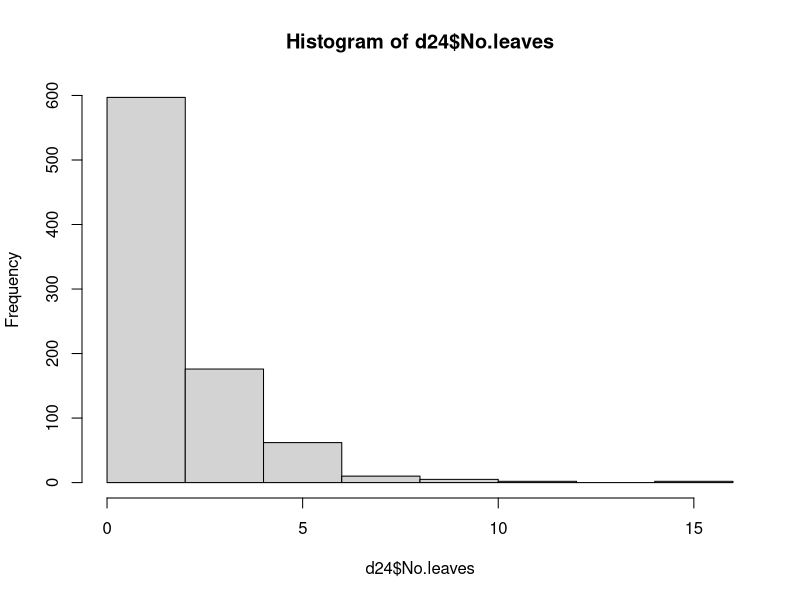
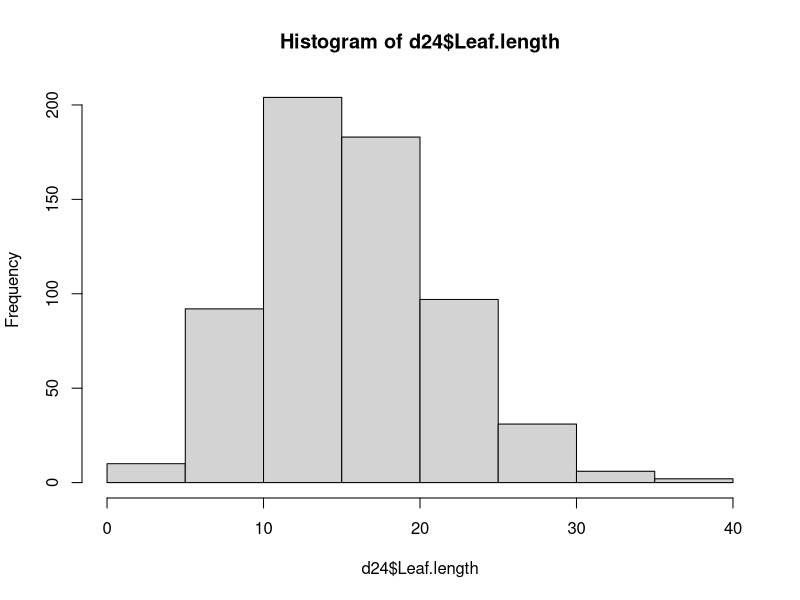
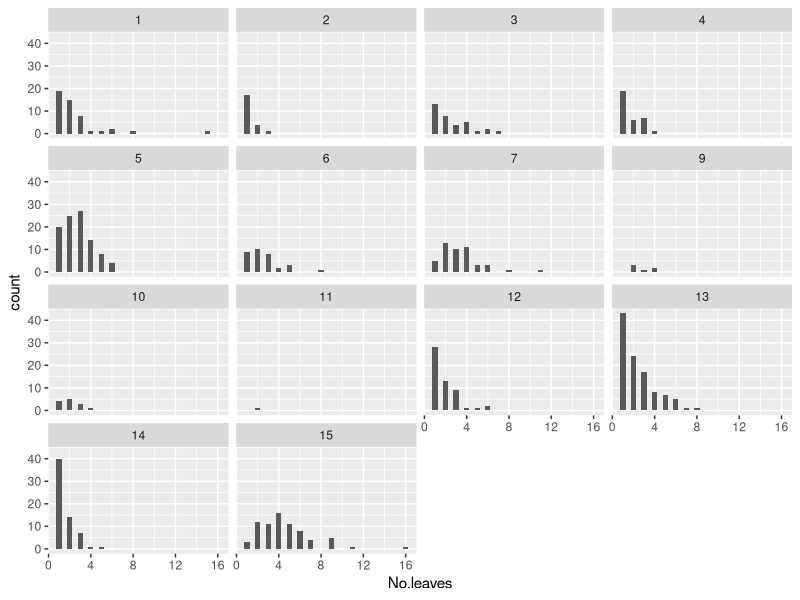
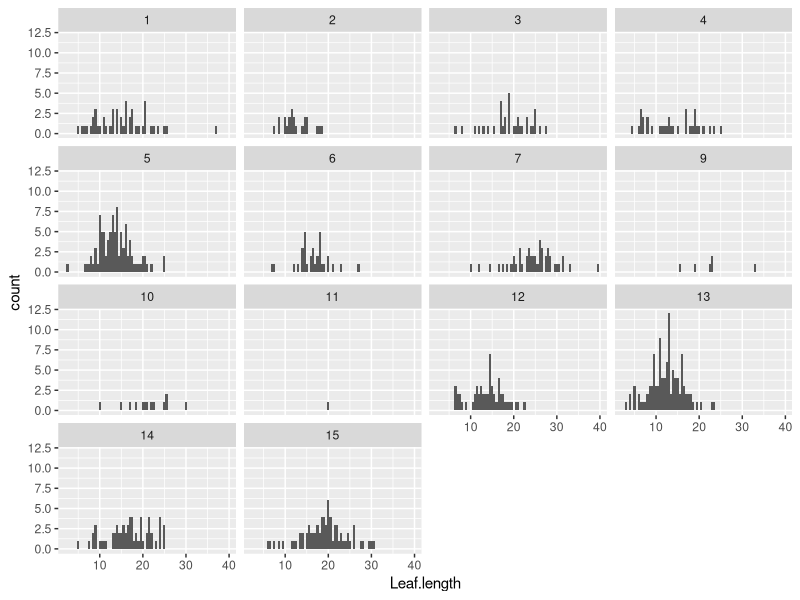
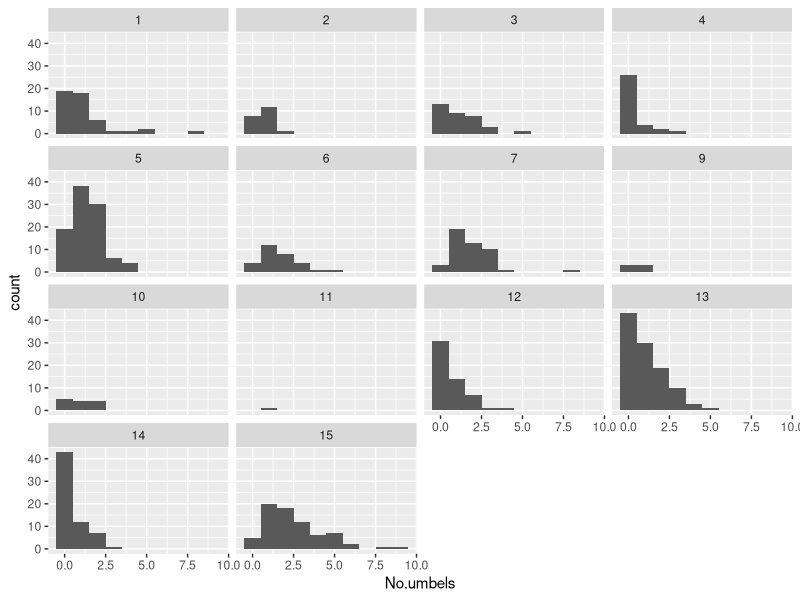

Write the R code that produced these figures, in order.
# Script for assessing Lomatium demography data entry
# data entered May 2024 (SN)
# script init June 2024 (SN)

# --- Setup ---

# Packages
library(ggplot2)
library(dplyr)
library(tidyr)

# Clear namespace
rm(list = ls())

# -----------------------------------------------------------------------------------
# Code used to make data entry sheet
# do not rerun
# -----------------------------------------------------------------------------------
# a23 = read.csv('00_raw_data/lomatium_demography/2023_Lomatium_Demography_Data.csv')
# 
# head(a23)
# tail(a23)
# 
# names(a23)
# 
# a23 %>% arrange(Plot, Xcoor, Ycoor, Tag)
# 
# a23 %>% filter(grepl('ag\\spull', notes))
# 
# a24 = a23 %>% 
#   arrange(Plot, Xcoor, Ycoor) %>%
#   filter(is.na(tag.pulled)) %>%
#   select(-c(YrTag, problem.tag, X, X.1, X.2, X.3)) %>%
#   mutate(
#     across(
#       c(No.leaves, Leaf.length, No.umbels, Stalk_Height, umbel.diam, notes, tag.pulled),
#       function(x) NA
#     ),
#     Year = 2024
#   )
# 
# write.csv(
#   a24,
#   row.names = FALSE, na = '',
#   file = '00_raw_data/lomatium_demography/2024_Lomatium_Demography_Data_out.csv'
# )
# -----------------------------------------------------------------------------------

# --- Read in entered data ---

d24 = read.csv('00_raw_data/lomatium_demography/2024_Lomatium_Demography_Data.csv')

head(d24)

# Things to check
# - Umbel diameter counts match umbel number column - DONE
# - Alphanumeric columns - DONE
# - Leaf number range - DONE
# - Missing decimals - DONE
# - Leaf length range - DONE
# - Umbel number range - DONE
# - Tag pulled column has all tag pulls - DONE

# Alnum columns
str(d24)
# Looks good


# - Leaf number range
hist(d24$No.leaves)
table(d24$No.leaves)
d24 %>% filter(No.leaves > 10)
# Looks okay to me


# - Leaf length range
range(d24$Leaf.length, na.rm = TRUE)
# hmm...
hist(d24$Leaf.length)
d24 %>% filter(Leaf.length < 5 | Leaf.length > 30)
d24 %>% filter(is.na(Leaf.length), No.leaves > 0)
# (above line should all return notes for why umbel counts/measures are missing)


# - Umbel number range
table(d24$No.umbels, useNA = 'always')
d24 %>% filter(is.na(No.umbels), No.leaves > 0)
# (above line should all return notes for why umbel counts/measures are missing)


# - Tag pulled column
d24 %>% group_by(tag.pulled) %>% summarise(n = n())
# 30 tags pulled (...), everything else blank
d24 %>% filter(grepl('tag\\spull', notes), is.na(tag.pulled))
# (above line should return empty df)
d24 %>% filter(grepl('[Pp]ull', notes)) %>% arrange(tag.pulled)
# looks fine to me


# - Umbel counts matching
umbel.df = d24 %>%
  filter(!is.na(No.umbels), No.umbels > 1) %>%
  mutate(umbel.diam = gsub('\\s', '', umbel.diam)) %>%
  select(Plot, Tag, Xcoor, Ycoor, No.umbels, umbel.diam, notes) %>%
  # might need to change the 9 in the line below to some other integer
  separate(umbel.diam, into = paste0('u', 1:9), sep = ';', fill = 'right') %>%
  pivot_longer(starts_with('u'), names_to = 'u', values_to = 'diam') %>%
  select(-u) %>%
  filter(!is.na(diam))

# Umbel measurement enduing with a decimal
umbel.df %>% filter(grepl('\\.$', diam))
# (none - good!)

# Looking for places where the No.umbels col doesn't match the number of
# diameters provided
umbel.df %>%
  group_by(Plot, Tag, Xcoor) %>%
  filter(No.umbels != n()) # %>% View()
  
umbel.df %>%
  group_by(diam) %>% summarise(n.cases = n()) %>%
  mutate(diam.numeric = as.numeric(diam)) %>%
  print(n = nrow(.))
# the warning is fine - the character NA converted to NA type

# --- Look at NPs and NPNTs ---

pnp.leaves = d24 %>%
  mutate(
    p.status = case_when(
      grepl('[Nn][Pp]', notes) & !grepl('[Nn][Pp][Nn][Tt]', notes) ~ 'np',
      grepl('[Nn][Pp][Nn][Tt]', notes) ~ 'npnt',
      !grepl('[Nn][Pp]', notes) ~ 'p'
    ),
    leaves = case_when(
      is.na(No.leaves) ~ 'na',
      No.leaves > 0 ~ '>0',
      !No.leaves ~ '0'
    )
  )

pnp.leaves %>%
  group_by(p.status, leaves) %>%
  summarise(n = n())

# - All NP/NPNT have zero leaes (good)
# - Couple plants with zero leaves (hmm...)
# - Two cases where a plant has NA leaves

pnp.leaves %>% filter(p.status %in% 'p', !leaves %in% '>0')

# # First NPs only
# d24 %>%
#   filter(grepl('[Nn][Pp]', notes)) %>%
#   filter(!grepl('[Nn][Pp][Nn][Tt]', notes)) # %>% View()

# --- Some visualizations

# Leaf counts
d24 %>%
  filter(No.leaves > 0, !is.na(No.leaves)) %>%
  ggplot(aes(x = No.leaves)) +
  geom_histogram(binwidth = 0.5) +
  facet_wrap(~ Plot)
# - Plots 5, 6, 7, and 15 seem to have larger plants... 
#   (n.b. didn't find new plants here... may just be sampling effect)
# - Really a low fewer plants in 2
# - This isn't a random sample really so don't take too much from it...

# Leaf lengths
d24 %>%
  filter(!is.na(Leaf.length)) %>%
  ggplot(aes(x = Leaf.length)) + 
  geom_histogram(binwidth = 0.5) +
  facet_wrap(~ Plot)
# Shorter leaves in 1, 13, 14
#   (1 and 13 had lots of new plants, 14 had lots of new plants last year)
# Longer leaves in 7, 9, 15 (snowberry and grass)

# Umbel counts
d24 %>%
  filter(!is.na(No.umbels)) %>%
  ggplot(aes(x = No.umbels)) +
  geom_histogram(binwidth = 1) +
  facet_wrap(~ Plot)
# Of course, lots of new-ish plants in 1, 13, 14 so many zeros

# --- Reexport with tag removed column blanks converted to FALSE ---

d24 %>%
  mutate(tag.pulled = ifelse(is.na(tag.pulled), FALSE, tag.pulled)) # %>%
  # group_by(tag.pulled) %>% summarise(n = n())
  # write.csv()

